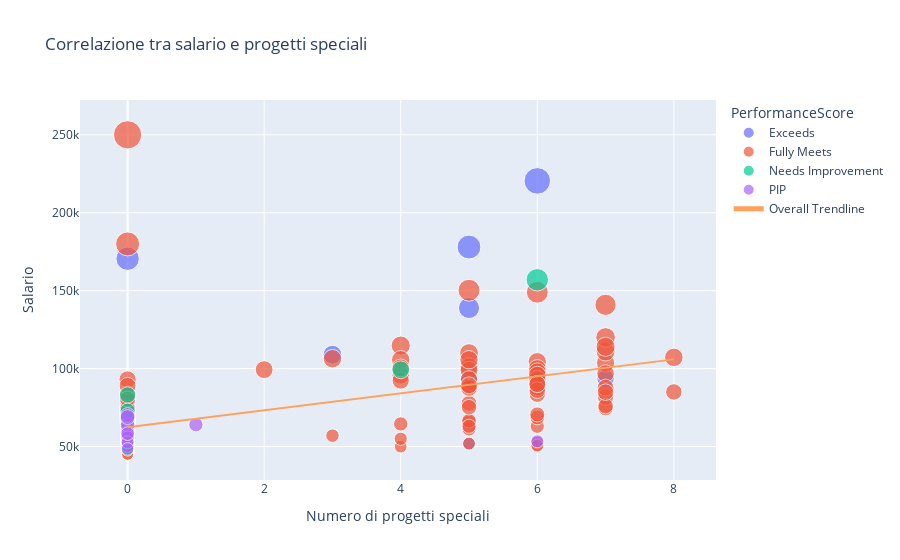

The cell this chart's notebook holds for it:
### Markdown cell above
Il grafico interattivo mostra la tendenza delle assunzioni dal 2006 al 2018 all'interno dell'azienda, tenendo conto in special modo delle fonti di reclutamento per i diversi impiegati: evidenziamo subito come il picco di assunzioni si registri nel 2011 (per un totale di 83 assunzioni totali) e nel 2014 (circa 50 assunzioni in tutto). Nel 2011 si è registrata un'impennata considerevole di assunzioni tramite *Indeed*, *LinkedIn* e in particolar modo tramite *Google Search*, con ben 28 impiegati assunti con quest'ultimo. Osserviamo subito dopo una forte riduzione dell'efficacia di questa fonte per il reclutamento di nuove figure in azienda, mentre dall'altro lato *Indeed* e *LinkedIn* restano sorgenti di assunzione rilevanti ed in testa anche negli anni successivi, dopo si registra una generale riduzione delle assunzioni.

### Code cell
df_int['PerformanceScore'] = df['PerformanceScore']
fig = px.scatter(df_int, x="SpecialProjectsCount", y="Salary", color="PerformanceScore", size='Salary', trendline="ols", trendline_scope="overall",
                labels = dict(SpecialProjectsCount='Numero di progetti speciali', Salary = 'Salario'),
                title = 'Correlazione tra salario e progetti speciali')
fig.show()

### Figure 1 — Plotly figure (JSON) as saved in the notebook; plotly's stock layout.template omitted (floating-point values rounded to 4 significant figures; data arrays with more than 128 entries replaced by an {"elided": "..."} marker saying what was removed)
{"data": [{"hovertemplate": "PerformanceScore=Exceeds<br>Numero di progetti speciali=%{x}<br>Salario=%{marker.size}<extra></extra>", "legendgroup": "Exceeds", "marker": {"color": "#636efa", "size": [62506, 57568, 92328, 70131, 62910, 72640, 50373, 170500, 138888, 74241, 178000, 57815, 59892, 62065, 60724, 46837, 63322, 77915, 51777, 73330, 47434, 72460, 52984, 47414, 108987, 57954, 93554, 46738, 63353, 60656, 62425, 92989, 64397, 58523, 49773, 70507, 220450], "sizemode": "area", "sizeref": 625, "symbol": "circle"}, "mode": "markers", "name": "Exceeds", "orientation": "v", "showlegend": true, "type": "scatter", "x": [0, 0, 5, 0, 0, 0, 0, 0, 5, 0, 5, 0, 0, 0, 0, 0, 0, 0, 5, 0, 0, 0, 0, 0, 3, 0, 7, 0, 0, 0, 0, 5, 0, 0, 0, 0, 6], "xaxis": "x", "y": [62506, 57568, 92328, 70131, 62910, 72640, 50373, 170500, 138888, 74241, 178000, 57815, 59892, 62065, 60724, 46837, 63322, 77915, 51777, 73330, 47434, 72460, 52984, 47414, 108987, 57954, 93554, 46738, 63353, 60656, 62425, 92989, 64397, 58523, 49773, 70507, 220450], "yaxis": "y"}, {"hovertemplate": "PerformanceScore=Fully Meets<br>Numero di progetti speciali=%{x}<br>Salario=%{marker.size}<extra></extra>", "legendgroup": "Fully Meets", "marker": {"color": "#EF553B", "size": {"elided": "243 int values"}, "sizemode": "area", "sizeref": 625, "symbol": "circle"}, "mode": "markers", "name": "Fully Meets", "orientation": "v", "showlegend": true, "type": "scatter", "x": {"elided": "243 int values"}, "xaxis": "x", "y": {"elided": "243 int values"}, "yaxis": "y"}, {"hovertemplate": "PerformanceScore=Needs Improvement<br>Numero di progetti speciali=%{x}<br>Salario=%{marker.size}<extra></extra>", "legendgroup": "Needs Improvement", "marker": {"color": "#00cc96", "size": [66441, 59144, 68051, 61584, 60340, 59124, 99280, 54933, 83082, 157000, 53060, 53564, 60270, 61422, 47750, 72992, 63025, 50274], "sizemode": "area", "sizeref": 625, "symbol": "circle"}, "mode": "markers", "name": "Needs Improvement", "orientation": "v", "showlegend": true, "type": "scatter", "x": [0, 0, 0, 0, 0, 0, 4, 0, 0, 6, 0, 0, 0, 0, 0, 0, 0, 0], "xaxis": "x", "y": [66441, 59144, 68051, 61584, 60340, 59124, 99280, 54933, 83082, 157000, 53060, 53564, 60270, 61422, 47750, 72992, 63025, 50274], "yaxis": "y"}, {"hovertemplate": "PerformanceScore=PIP<br>Numero di progetti speciali=%{x}<br>Salario=%{marker.size}<extra></extra>", "legendgroup": "PIP", "marker": {"color": "#ab63fa", "size": [61568, 53189, 59231, 56847, 64057, 53366, 70187, 68898, 55800, 52674, 64021, 58273, 48513], "sizemode": "area", "sizeref": 625, "symbol": "circle"}, "mode": "markers", "name": "PIP", "orientation": "v", "showlegend": true, "type": "scatter", "x": [0, 0, 0, 0, 0, 6, 0, 0, 0, 0, 1, 0, 0], "xaxis": "x", "y": [61568, 53189, 59231, 56847, 64057, 53366, 70187, 68898, 55800, 52674, 64021, 58273, 48513], "yaxis": "y"}, {"hovertemplate": "<b>OLS trendline</b><br>Salary = 5443.02 * SpecialProjectsCount + 62387.6<br>R<sup>2</sup>=0.258402<br><br>Numero di progetti speciali=%{x}<br>Salario=%{y} <b>(trend)</b><extra></extra>", "legendgroup": "Overall Trendline", "line": {"color": "#FFA15A"}, "mode": "lines", "name": "Overall Trendline", "showlegend": true, "type": "scatter", "x": {"elided": "311 int values"}, "xaxis": "x", "y": {"elided": "311 float values"}, "yaxis": "y"}], "layout": {"legend": {"itemsizing": "constant", "title": {"text": "PerformanceScore"}, "tracegroupgap": 0}, "title": {"text": "Correlazione tra salario e progetti speciali"}, "xaxis": {"anchor": "y", "domain": [0, 1], "title": {"text": "Numero di progetti speciali"}}, "yaxis": {"anchor": "x", "domain": [0, 1], "title": {"text": "Salario"}}}}
